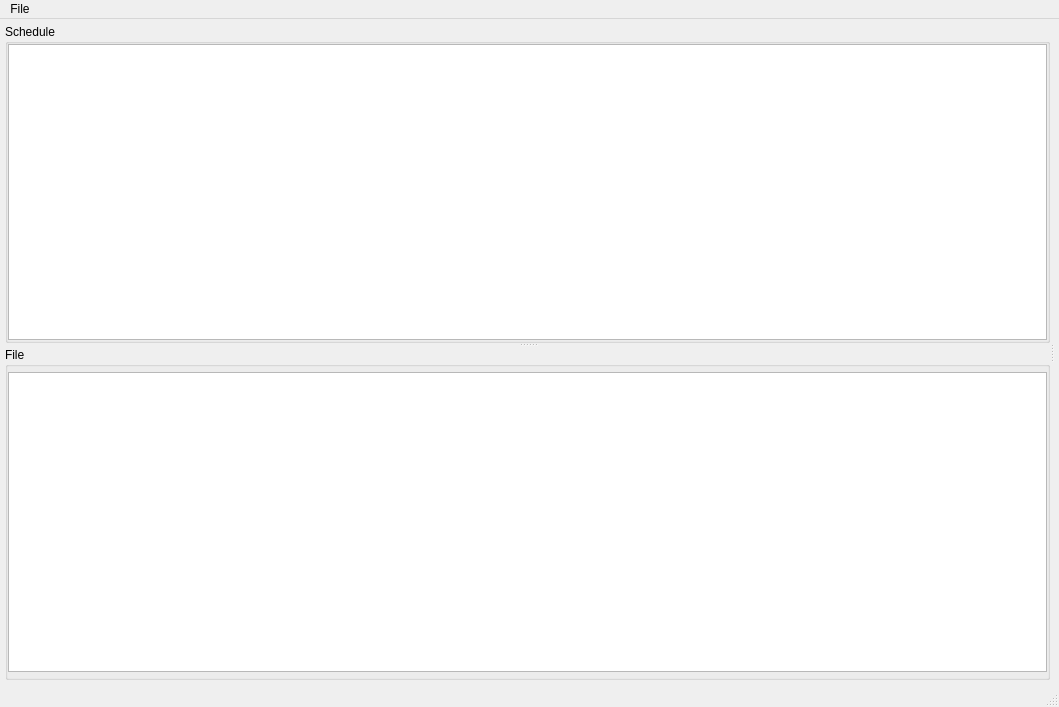
<?xml version="1.0" encoding="UTF-8"?>
<ui version="4.0">
 <class>MainWindow</class>
 <widget class="QMainWindow" name="MainWindow">
  <property name="enabled">
   <bool>true</bool>
  </property>
  <property name="geometry">
   <rect>
    <x>0</x>
    <y>0</y>
    <width>1059</width>
    <height>707</height>
   </rect>
  </property>
  <property name="acceptDrops">
   <bool>true</bool>
  </property>
  <property name="windowTitle">
   <string>MainWindow</string>
  </property>
  <property name="autoFillBackground">
   <bool>false</bool>
  </property>
  <widget class="QWidget" name="centralwidget">
   <layout class="QHBoxLayout" name="horizontalLayout">
    <property name="margin">
     <number>5</number>
    </property>
    <item>
     <widget class="QSplitter" name="splitter_3">
      <property name="lineWidth">
       <number>1</number>
      </property>
      <property name="orientation">
       <enum>Qt::Horizontal</enum>
      </property>
      <property name="childrenCollapsible">
       <bool>false</bool>
      </property>
      <widget class="QSplitter" name="splitter">
       <property name="sizePolicy">
        <sizepolicy hsizetype="Expanding" vsizetype="Preferred">
         <horstretch>0</horstretch>
         <verstretch>0</verstretch>
        </sizepolicy>
       </property>
       <property name="minimumSize">
        <size>
         <width>100</width>
         <height>0</height>
        </size>
       </property>
       <property name="orientation">
        <enum>Qt::Vertical</enum>
       </property>
       <widget class="QGroupBox" name="groupBox">
        <property name="sizePolicy">
         <sizepolicy hsizetype="Expanding" vsizetype="MinimumExpanding">
          <horstretch>0</horstretch>
          <verstretch>0</verstretch>
         </sizepolicy>
        </property>
        <property name="minimumSize">
         <size>
          <width>0</width>
          <height>20</height>
         </size>
        </property>
        <property name="title">
         <string>Schedule</string>
        </property>
        <property name="flat">
         <bool>true</bool>
        </property>
        <property name="checkable">
         <bool>false</bool>
        </property>
        <layout class="QVBoxLayout" name="verticalLayout_2">
         <property name="spacing">
          <number>1</number>
         </property>
         <property name="margin">
          <number>0</number>
         </property>
         <item>
          <widget class="QTreeView" name="tree_schedule">
           <property name="alternatingRowColors">
            <bool>true</bool>
           </property>
          </widget>
         </item>
        </layout>
       </widget>
       <widget class="QGroupBox" name="groupBox2">
        <property name="sizePolicy">
         <sizepolicy hsizetype="Expanding" vsizetype="MinimumExpanding">
          <horstretch>0</horstretch>
          <verstretch>0</verstretch>
         </sizepolicy>
        </property>
        <property name="minimumSize">
         <size>
          <width>0</width>
          <height>20</height>
         </size>
        </property>
        <property name="title">
         <string>File</string>
        </property>
        <property name="flat">
         <bool>true</bool>
        </property>
        <property name="checkable">
         <bool>false</bool>
        </property>
        <layout class="QVBoxLayout" name="verticalLayout_3">
         <property name="spacing">
          <number>1</number>
         </property>
         <property name="sizeConstraint">
          <enum>QLayout::SetDefaultConstraint</enum>
         </property>
         <property name="leftMargin">
          <number>0</number>
         </property>
         <property name="topMargin">
          <number>5</number>
         </property>
         <property name="rightMargin">
          <number>0</number>
         </property>
         <property name="bottomMargin">
          <number>5</number>
         </property>
         <item>
          <widget class="QTreeView" name="tree_file">
           <property name="alternatingRowColors">
            <bool>true</bool>
           </property>
           <property name="indentation">
            <number>20</number>
           </property>
          </widget>
         </item>
        </layout>
       </widget>
      </widget>
      <widget class="QSplitter" name="plotSplitter">
       <property name="sizePolicy">
        <sizepolicy hsizetype="Preferred" vsizetype="Expanding">
         <horstretch>1</horstretch>
         <verstretch>0</verstretch>
        </sizepolicy>
       </property>
       <property name="orientation">
        <enum>Qt::Vertical</enum>
       </property>
      </widget>
     </widget>
    </item>
   </layout>
  </widget>
  <widget class="QMenuBar" name="menubar">
   <property name="geometry">
    <rect>
     <x>0</x>
     <y>0</y>
     <width>1059</width>
     <height>22</height>
    </rect>
   </property>
   <property name="nativeMenuBar">
    <bool>true</bool>
   </property>
   <widget class="QMenu" name="menuFile">
    <property name="title">
     <string>File</string>
    </property>
    <addaction name="actionExit"/>
   </widget>
   <addaction name="menuFile"/>
  </widget>
  <widget class="QStatusBar" name="statusbar"/>
  <action name="insertRowAction">
   <property name="text">
    <string>Insert Row</string>
   </property>
   <property name="shortcut">
    <string>Ctrl+I, R</string>
   </property>
  </action>
  <action name="removeRowAction">
   <property name="text">
    <string>Remove Row</string>
   </property>
   <property name="shortcut">
    <string>Ctrl+R, R</string>
   </property>
  </action>
  <action name="insertColumnAction">
   <property name="text">
    <string>Insert Column</string>
   </property>
   <property name="shortcut">
    <string>Ctrl+I, C</string>
   </property>
  </action>
  <action name="removeColumnAction">
   <property name="text">
    <string>Remove Column</string>
   </property>
   <property name="shortcut">
    <string>Ctrl+R, C</string>
   </property>
  </action>
  <action name="insertChildAction">
   <property name="text">
    <string>Insert Child</string>
   </property>
   <property name="shortcut">
    <string>Ctrl+N</string>
   </property>
  </action>
  <action name="actionExit">
   <property name="text">
    <string>Exit</string>
   </property>
   <property name="shortcut">
    <string>Ctrl+Q, Ctrl+W</string>
   </property>
  </action>
 </widget>
 <tabstops>
  <tabstop>tree_schedule</tabstop>
  <tabstop>tree_file</tabstop>
 </tabstops>
 <resources/>
 <connections/>
</ui>
